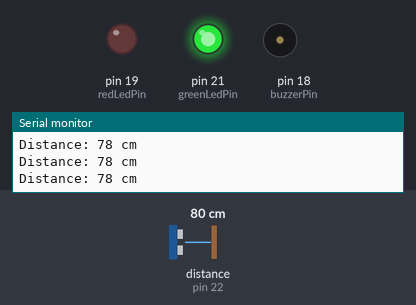
Bench run of a sketch on a simulated Arduino Mega 2560, built with avr-gcc and run on an emulated ATmega2560. Shown: output pins drawn as LEDs (lit = HIGH), buzzer (waves = sounding, pin HIGH), the last lines printed to the serial monitor. Wiring (inferred from the names in the program): ultrasonic range finder: trigger pin 23; echo pin 22. Inputs (shaded band) come from the test bench; at power-on: distance to the obstacle (sensor on pin 22) 80 cm. The echo pulse lasts 58.3 µs per cm; pins used as bus, display or sensor lines are not drawn.

Above: at 1.3 s.
1.4 s: distance to the obstacle (sensor on pin 22) set to 12 cm
2.9 s: distance to the obstacle (sensor on pin 22) set to 9 cm
At 4.2 s:
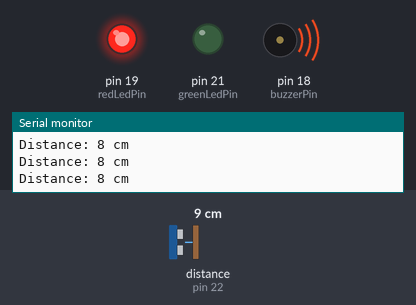
4.5 s: distance to the obstacle (sensor on pin 22) set to 18 cm
At 5.5 s:
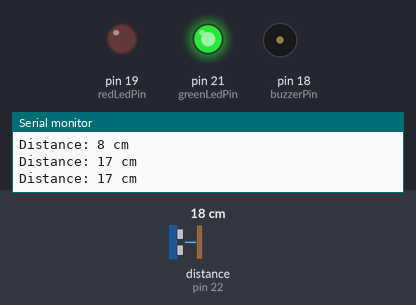
6.0 s: distance to the obstacle (sensor on pin 22) set to 2 cm
At 6.8 s:
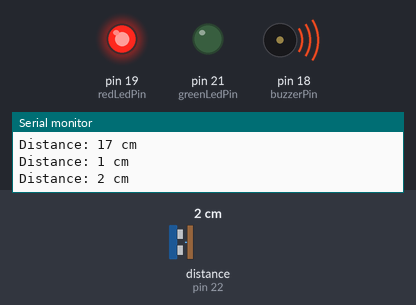
Timing chart, 0 to 8.5 s (numbered marks = the images above; inputs shaded):
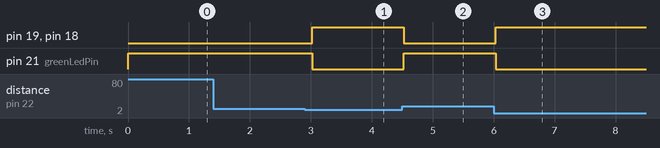

The sketch:

mud.py.ino
```cpp
// Define pins
const int trigPin = 23;

const int echoPin = 22;
const int greenLedPin = 21;
const int redLedPin = 19;
const int buzzerPin = 18;

// Variables for distance measurement
long duration;
int distance;

void setup() {
  // Initialize Serial Monitor
  Serial.begin(115200);

  // Configure I/O pins
  pinMode(trigPin, OUTPUT);
  pinMode(echoPin, INPUT);
  pinMode(greenLedPin, OUTPUT);
  pinMode(redLedPin, OUTPUT);
  pinMode(buzzerPin, OUTPUT);
}

void loop() {
  // Clear the trigger pin
  digitalWrite(trigPin, LOW);
  delayMicroseconds(2);

  // Send a 10µs HIGH pulse to trigger the ultrasonic sensor
  digitalWrite(trigPin, HIGH);
  delayMicroseconds(10);
  digitalWrite(trigPin, LOW);

  // Measure the echo pulse duration
  duration = pulseIn(echoPin, HIGH);

  // Calculate distance in cm (speed of sound is ~343 m/s)
  distance = duration * 0.034 / 2;

  // Print distance to Serial Monitor
  Serial.print("Distance: ");
  Serial.print(distance);
  Serial.println(" cm");

  // Check distance and activate components accordingly
  if (distance < 10) {
    // Object detected within 30 cm
    digitalWrite(redLedPin, HIGH);
    digitalWrite(greenLedPin, LOW);
    digitalWrite(buzzerPin, HIGH);
  } else {
    // Clear path
    digitalWrite(redLedPin, LOW);
    digitalWrite(greenLedPin, HIGH);
    digitalWrite(buzzerPin, LOW);
  }

  // Wait for a short time before next measurement
  delay(500);
}
```

Measured:
- the behaviour switches between 11 and 10 cm on distance to the obstacle (sensor on pin 22) (found by bisection; images 0 and 1)
- after the input at 2.9 s, pin 19 (redLedPin), pin 18 (buzzerPin): LOW → HIGH after 0.12 s; pin 21 (greenLedPin): HIGH → LOW after 0.12 s
- after the input at 4.5 s, pin 19 (redLedPin), pin 18 (buzzerPin): HIGH → LOW at once; pin 21 (greenLedPin): LOW → HIGH at once
- after the input at 6.0 s, pin 19 (redLedPin), pin 18 (buzzerPin): LOW → HIGH at once; pin 21 (greenLedPin): HIGH → LOW at once
